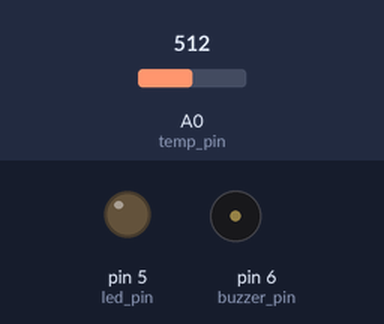
Bench run of a sketch on a simulated Arduino Uno, built with avr-gcc and run on an emulated ATmega328P. On the bench: output pins drawn as LEDs (lit = HIGH), buzzer (waves = sounding, pin HIGH). The test bench sets the inputs (shaded band); at power-on: A0 (temp_pin) = 512.

Above: at 6.1 s.
6.2 s: A0 (temp_pin) set to 310
12.5 s: A0 (temp_pin) set to 288
At 16.7 s:
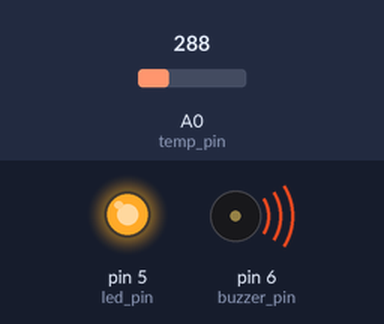
18.8 s: A0 (temp_pin) set to 306
At 22.2 s:
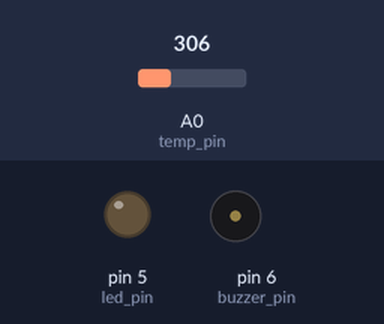
25.1 s: A0 (temp_pin) set to 122
At 38.3 s:
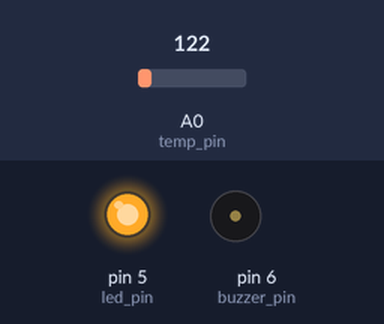
Timing chart, 0 to 39.7 s (numbered marks = the images above; inputs shaded):
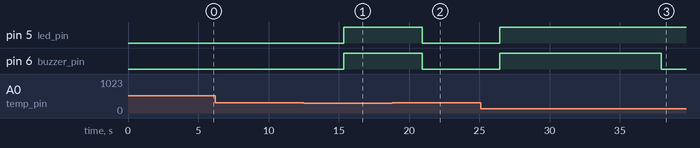

The sketch:

KY-013_Buzzer.ino
```cpp
const float B = 3435;

const float R0 = 10000;
const float ABS_ZERO = -273.15;
const float T0 = 25-ABS_ZERO;

const int led_pin = 5;
const int buzzer_pin = 6;
const int temp_pin = A0;

float calculateTemperature(float resistance) {
    return 1.0 / (log(resistance/R0)/B+1.0/T0) + ABS_ZERO;
}

float convertTemperatureFahrenheit(float tDegree) {
    return tDegree/5.0*9.0 + 32.0;
}

float convertTemperatureC(float tDegree) {
    return tDegree - 273.15;
}
// Fixed resistor in voltage divider
const float R_FIXED = 10000;

float calculateSensorResistance(float voltage) {
    return R_FIXED / (5.0/voltage - 1);
}

double t_start;
void setup() {
    pinMode(led_pin,OUTPUT);
    pinMode(buzzer_pin,OUTPUT);
    pinMode(temp_pin,INPUT);

}
float voltage ;
float resistance ;
float temperature ;
float temp_threshold = 50.0f;
void loop() {
    double t_start = millis();
    static double t_delta = 0.0f;
    static double t0 = 1000.0f;
    static double t_buzzer = 0.0f;
    static bool buzzer_off_on = true;
    t0 += t_delta;
    // Wait for 1s
    if(t0>=500.0f){
        // Measurements and Calculations
        voltage = analogRead(A0)*5/1024.0;
        resistance = calculateSensorResistance(voltage);
        temperature = calculateTemperature(resistance);
        t0 = 0.0f;
    }
    if(temperature >= temp_threshold){
        t_buzzer += t_delta;
        if(t_buzzer >= 1000.0f){
            buzzer_off_on = !buzzer_off_on;
            t_buzzer = 0.0f;
        }
        if(buzzer_off_on){
            analogWrite(buzzer_pin,255);
        }else{
            analogWrite(buzzer_pin,0);
        }


        digitalWrite(led_pin,HIGH);
    }else{
        t_buzzer = 0.0f;
        buzzer_off_on = true;
        analogWrite(buzzer_pin,0);
        digitalWrite(led_pin,LOW);
    }

    double t_end = millis();
    t_delta = t_end - t_start;
}
```

Measured:
- the behaviour switches between 298 and 297 on A0 (temp_pin) (found by bisection; images 0 and 1)
- after the input at 6.2 s, every drawn part: stays the same
- after the input at 12.5 s, pin 5 (led_pin), pin 6 (buzzer_pin): LOW → HIGH after 2.9 s
- after the input at 18.8 s, pin 5 (led_pin), pin 6 (buzzer_pin): HIGH → LOW after 2.1 s
- after the input at 25.1 s, pin 5 (led_pin): LOW → HIGH after 1.3 s; pin 6 (buzzer_pin): LOW → HIGH after 1.3 s, → LOW 11.5 s later
